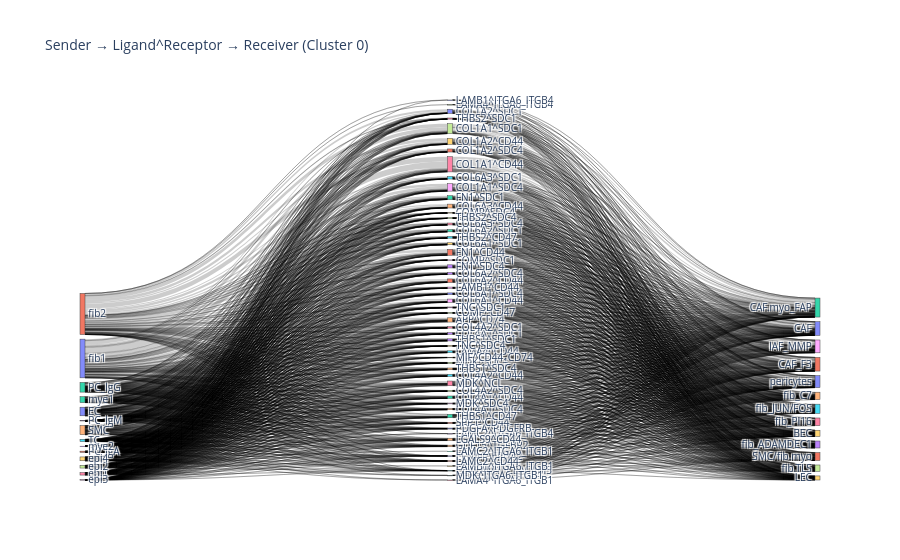

Notebook code cell kept with this figure:
### Code cell
# Create list of unique labels
labels = list(pd.unique(sankey_df2['sender'].tolist() + sankey_df2['LR'].tolist() + sankey_df2['lv2'].tolist()))

# Map labels to indices
label2id = {label: i for i, label in enumerate(labels)}

# Build Sankey links
sources = sankey_df2['sender'].map(label2id)
intermediates = sankey_df2['LR'].map(label2id)
targets = sankey_df2['lv2'].map(label2id)
values = sankey_df2['score']

# Create links (sender → LR)
links1 = pd.DataFrame({
    'source': sources,
    'target': intermediates,
    'value': values
})

# Create links (LR → receiver)
links2 = pd.DataFrame({
    'source': intermediates,
    'target': targets,
    'value': values
})
links1 = links1.groupby(['source', 'target'], as_index=False)['value'].sum()
links2 = links2.groupby(['source', 'target'], as_index=False)['value'].sum()


# Combine
links_all = pd.concat([links1, links2], ignore_index=True)

# Sankey plot
fig = go.Figure(data=[go.Sankey(
    node=dict(label=labels, pad=20, thickness=5),
    link=dict(source=links_all['source'], target=links_all['target'], value=links_all['value'])
)])

fig.update_layout(title_text="Sender → Ligand^Receptor → Receiver (Cluster 0)", font_size=10)
fig.show()

### Figure 1 — Plotly figure (JSON) as saved in the notebook; plotly's stock layout.template omitted (floating-point values rounded to 4 significant figures; data arrays with more than 128 entries replaced by an {"elided": "..."} marker saying what was removed)
{"data": [{"link": {"source": {"elided": "2688 int values"}, "target": {"elided": "2688 int values"}, "value": {"elided": "2688 float values"}}, "node": {"label": ["EC", "PC_IgA", "PC_IgG", "PC_IgM", "SMC", "TC", "epi1", "epi2", "epi3", "epi4", "fib1", "fib2", "mye1", "mye2", "APP^CD74", "CEACAM1^CEACAM5", "COL1A1^CD44", "COL1A1^SDC1", "COL1A1^SDC4", "COL1A2^CD44", "COL1A2^SDC1", "COL1A2^SDC4", "COL4A1^CD44", "COL4A1^SDC1", "COL4A1^SDC4", "COL4A2^CD44", "COL4A2^SDC1", "COL4A2^SDC4", "COL6A1^CD44", "COL6A1^SDC1", "COL6A1^SDC4", "COL6A2^CD44", "COL6A2^SDC1", "COL6A2^SDC4", "COL6A3^CD44", "COL6A3^SDC1", "COL6A3^SDC4", "COMP^CD47", "COMP^SDC1", "COMP^SDC4", "EFNA1^EPHA2", "FN1^CD44", "FN1^SDC1", "FN1^SDC4", "GDF15^TGFBR2", "LAMA4^CD44", "LAMA4^ITGA6_ITGB1", "LAMA4^ITGA6_ITGB4", "LAMB1^CD44", "LAMB1^ITGA6_ITGB1", "LAMB1^ITGA6_ITGB4", "LAMC2^CD44", "LAMC2^ITGA6_ITGB1", "LAMC2^ITGA6_ITGB4", "LGALS9^CD44", "MDK^ITGA6_ITGB1", "MDK^NCL", "MDK^SDC1", "MDK^SDC4", "MIF^CD44_CD74", "PDGFA^PDGFRB", "SPP1^CD44", "THBS1^CD47", "THBS1^SDC1", "THBS1^SDC4", "THBS2^CD47", "THBS2^SDC1", "THBS2^SDC4", "TNC^SDC1", "TNC^SDC4", "epi.EE", "epi.entero", "epi.entero-like_ACSF2", "epi.fetal-like_EMP1", "epi.fetal-like_MMP7", "epi.goblet", "epi.goblet-like_REG4", "epi.prolif", "epi.prolif_H1", "epi.prolif_STMN1", "epi.stem-like_LGR5", "B.activated", "cDC", "neutrophil", "PC_IgA1", "PC_IgD", "TAM", "Tc", "Th", "BEC", "CAF", "CAF_F3", "CAF.myo_FAP", "fib_ADAMDEC1", "fib_C7", "fib_JUN/FOS", "fib_PI16", "fib.TLS", "IAF_MMP", "LEC", "pericytes", "SMC/fib.myo"], "pad": 20, "thickness": 5}, "type": "sankey"}], "layout": {"font": {"size": 10}, "title": {"text": "Sender → Ligand^Receptor → Receiver (Cluster 0)"}}}
